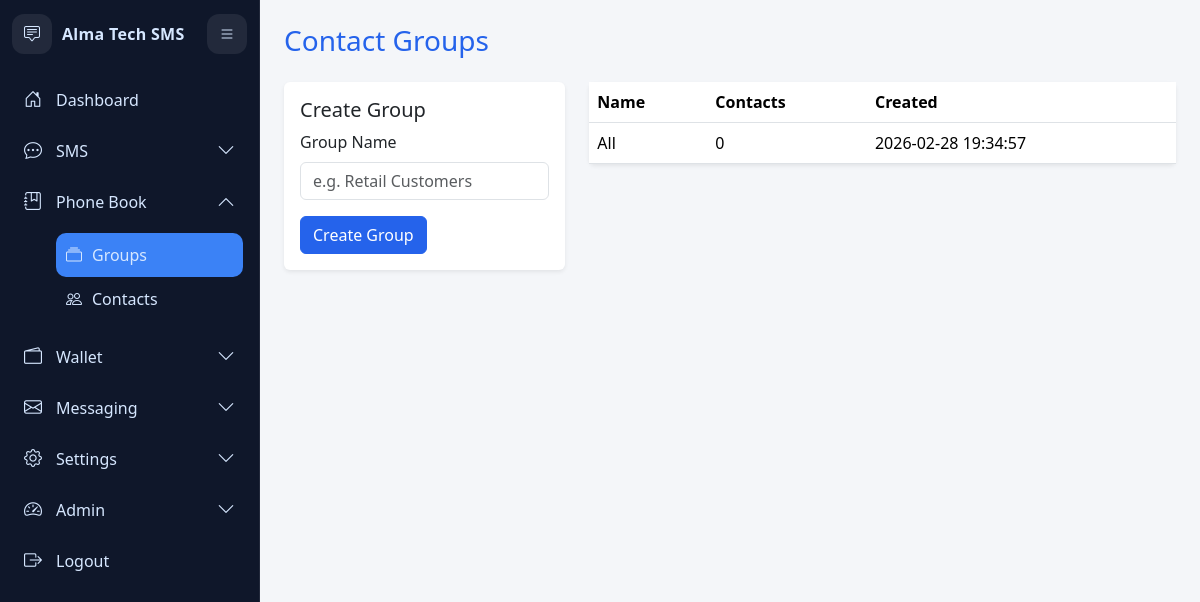
The page /modules/phonebook/groups.php (signed in) on the database its author committed.
### tables this page shows
CREATE TABLE `contact_groups` (
  `id` bigint(20) UNSIGNED NOT NULL,
  `user_id` bigint(20) UNSIGNED NOT NULL,
  `name` varchar(80) NOT NULL,
  `created_at` timestamp NOT NULL DEFAULT current_timestamp()
);

### includes/helpers.php (called while the page is built, shortened)
<?php
if (!function_exists('e')) {
    function e(?string $value): string
    {
        return htmlspecialchars((string)$value, ENT_QUOTES, 'UTF-8');
    }
}

### modules/phonebook/groups.php (the view, shortened to what this page needs)
<?php
require_once __DIR__ . '/../../includes/bootstrap.php';
$userId = (int)$_SESSION['user']['id'];
$stmt = $db->prepare(
    'SELECT g.id, g.name, g.created_at, COUNT(gc.contact_id) AS contacts_count
     FROM contact_groups g
     LEFT JOIN group_contacts gc ON gc.group_id = g.id
     WHERE g.user_id = ?
     GROUP BY g.id
     ORDER BY g.name ASC'
);
$stmt->bind_param('i', $userId);
$stmt->execute();
$groups = $stmt->get_result()->fetch_all(MYSQLI_ASSOC);
$theme = $_SESSION['user']['theme'] ?? DEFAULT_THEME;
$themePath = 'assets/css/themes/' . $theme . '.css';
?>
<!doctype html>
<html lang="en">
<head>
  <link href="https://cdn.jsdelivr.net/npm/bootstrap@5.3.3/dist/css/bootstrap.min.css" rel="stylesheet">
  <link href="https://cdn.jsdelivr.net/npm/bootstrap-icons@1.11.3/font/bootstrap-icons.min.css" rel="stylesheet">
  <link rel="stylesheet" href="<?= BASE_URL ?>assets/css/app.css">
  <link rel="stylesheet" href="<?= BASE_URL . e($themePath) ?>">
</head>
<body>
<?php include BASE_PATH . 'templates/sidebar.php'; ?>
<div class="app-shell">
  <div class="container-fluid p-4">
    <div class="d-flex align-items-center justify-content-between mb-4">
      <h1 class="h3 mb-0">Contact Groups</h1>
    </div>
    <div class="row g-4">
      <div class="col-lg-4">
        <div class="card border-0 shadow-sm">
          <div class="card-body">
            <h5 class="card-title">Create Group</h5>
            <form method="post">
              <div class="mb-3">
                <label class="form-label">Group Name</label>
                <input class="form-control" name="name" placeholder="e.g. Retail Customers" required>
              </div>
              <button class="btn btn-primary">Create Group</button>
            </form>
          </div>
        </div>
      </div>
      <div class="col-lg-8">
        <div class="card border-0 shadow-sm">
          <div class="table-responsive">
            <table class="table table-hover mb-0">
              <thead>
                <tr><th>Name</th><th>Contacts</th><th>Created</th></tr>
              </thead>
              <tbody>
              <?php foreach ($groups as $g): ?>
                <tr>
                  <td><?= e((string)$g['name']) ?></td>
                  <td><?= (int)$g['contacts_count'] ?></td>
                  <td><?= e((string)$g['created_at']) ?></td>
                </tr>
              <?php endforeach; ?>
              </tbody>
            </table>
          </div>
        </div>
      </div>
    </div>
  </div>
</div>
</body>
</html>

### assets/css/app.css (style rules this page uses)
:root { --primary: #2563eb; --primary-light: #3b82f6; --sidebar-bg: #0f172a; --sidebar-hover: rgba(255,255,255,.08); --card-bg: #ffffff; --body-bg: #f4f6f9; --text-color: #1f2937; }
body { background: var(--body-bg); color: var(--text-color); }
.btn-primary { background: var(--primary); border-color: var(--primary); }
.app-shell { padding-left:260px; transition:padding-left .2s ease; }

### assets/css/themes/theme_blue.css (style rules this page uses)
:root { --primary: #2563eb; --primary-light: #3b82f6; --sidebar-bg: #0f172a; --sidebar-hover: rgba(255,255,255,.08); --card-bg: #ffffff; --body-bg: #f4f6f9; --text-color: #d6e7ff; }
body { background: var(--body-bg); color: var(--text-color); }
.btn-primary { background: var(--primary); border-color: var(--primary); }
.h3 { color: #2563eb; }

### rows shown on the page
contact_groups: name "All", contacts_count "0", created_at "2026-02-28 19:34:57"

### other values the page prints
$_SESSION['user']['business_name'] ?: 'AlmaTech SMS' "Alma Tech SMS"
$group['label'] "SMS"
$group['label'] "Phone Book"
$it['label'] "Groups"
$it['label'] "Contacts"
$group['label'] "Wallet"
$group['label'] "Messaging"
$group['label'] "Settings"
$group['label'] "Admin"
